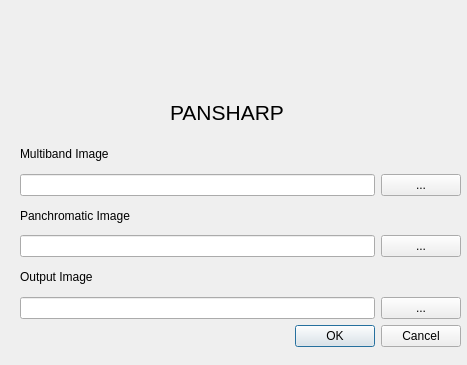
<?xml version="1.0" encoding="UTF-8"?>
<ui version="4.0">
 <class>Pansharp</class>
 <widget class="QDialog" name="Pansharp">
  <property name="geometry">
   <rect>
    <x>0</x>
    <y>0</y>
    <width>467</width>
    <height>365</height>
   </rect>
  </property>
  <property name="minimumSize">
   <size>
    <width>467</width>
    <height>365</height>
   </size>
  </property>
  <property name="maximumSize">
   <size>
    <width>467</width>
    <height>365</height>
   </size>
  </property>
  <property name="windowTitle">
   <string>SensumTools</string>
  </property>
  <widget class="QWidget" name="widget" native="true">
   <property name="geometry">
    <rect>
     <x>20</x>
     <y>140</y>
     <width>441</width>
     <height>207</height>
    </rect>
   </property>
   <layout class="QGridLayout" name="gridLayout">
    <item row="1" column="0">
     <widget class="QLineEdit" name="lineEdit_multiband"/>
    </item>
    <item row="1" column="1">
     <widget class="QPushButton" name="pushButton_multiband">
      <property name="text">
       <string>...</string>
      </property>
     </widget>
    </item>
    <item row="3" column="0">
     <widget class="QLineEdit" name="lineEdit_panchromatic"/>
    </item>
    <item row="5" column="0">
     <widget class="QLineEdit" name="lineEdit_output"/>
    </item>
    <item row="5" column="1">
     <widget class="QPushButton" name="pushButton_output">
      <property name="text">
       <string>...</string>
      </property>
     </widget>
    </item>
    <item row="6" column="0" colspan="2">
     <widget class="QDialogButtonBox" name="buttonBox">
      <property name="orientation">
       <enum>Qt::Horizontal</enum>
      </property>
      <property name="standardButtons">
       <set>QDialogButtonBox::Cancel|QDialogButtonBox::Ok</set>
      </property>
     </widget>
    </item>
    <item row="2" column="0" colspan="2">
     <widget class="QLabel" name="label_panchromatic">
      <property name="text">
       <string>Panchromatic Image</string>
      </property>
     </widget>
    </item>
    <item row="0" column="0" colspan="2">
     <widget class="QLabel" name="label_multiband">
      <property name="text">
       <string>Multiband Image</string>
      </property>
     </widget>
    </item>
    <item row="4" column="0" colspan="2">
     <widget class="QLabel" name="label_output">
      <property name="text">
       <string>Output Image</string>
      </property>
     </widget>
    </item>
    <item row="3" column="1">
     <widget class="QPushButton" name="pushButton_panchromatic">
      <property name="text">
       <string>...</string>
      </property>
     </widget>
    </item>
   </layout>
  </widget>
  <widget class="QLabel" name="label_title">
   <property name="geometry">
    <rect>
     <x>170</x>
     <y>100</y>
     <width>121</width>
     <height>21</height>
    </rect>
   </property>
   <property name="text">
    <string>&lt;html&gt;&lt;head/&gt;&lt;body&gt;&lt;p&gt;&lt;span style=&quot; font-size:16pt;&quot;&gt;PANSHARP&lt;/span&gt;&lt;/p&gt;&lt;/body&gt;&lt;/html&gt;</string>
   </property>
  </widget>
  <widget class="QLabel" name="logo_sensum">
   <property name="geometry">
    <rect>
     <x>10</x>
     <y>20</y>
     <width>241</width>
     <height>61</height>
    </rect>
   </property>
   <property name="text">
    <string/>
   </property>
   <property name="pixmap">
    <pixmap>sensum.png</pixmap>
   </property>
  </widget>
  <widget class="QLabel" name="logo_unipv">
   <property name="geometry">
    <rect>
     <x>350</x>
     <y>10</y>
     <width>91</width>
     <height>81</height>
    </rect>
   </property>
   <property name="text">
    <string/>
   </property>
   <property name="pixmap">
    <pixmap>unipv.png</pixmap>
   </property>
  </widget>
  <widget class="QLabel" name="logo_eucentre">
   <property name="geometry">
    <rect>
     <x>270</x>
     <y>10</y>
     <width>71</width>
     <height>81</height>
    </rect>
   </property>
   <property name="text">
    <string/>
   </property>
   <property name="pixmap">
    <pixmap>eucentre.png</pixmap>
   </property>
  </widget>
 </widget>
 <resources/>
 <connections>
  <connection>
   <sender>buttonBox</sender>
   <signal>accepted()</signal>
   <receiver>Pansharp</receiver>
   <slot>accept()</slot>
   <hints>
    <hint type="sourcelabel">
     <x>248</x>
     <y>254</y>
    </hint>
    <hint type="destinationlabel">
     <x>157</x>
     <y>274</y>
    </hint>
   </hints>
  </connection>
  <connection>
   <sender>buttonBox</sender>
   <signal>rejected()</signal>
   <receiver>Pansharp</receiver>
   <slot>reject()</slot>
   <hints>
    <hint type="sourcelabel">
     <x>316</x>
     <y>260</y>
    </hint>
    <hint type="destinationlabel">
     <x>286</x>
     <y>274</y>
    </hint>
   </hints>
  </connection>
 </connections>
</ui>
